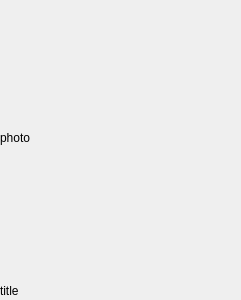
<?xml version="1.0" encoding="UTF-8"?>
<ui version="4.0">
 <class>mediaWidget</class>
 <widget class="QWidget" name="mediaWidget">
  <property name="geometry">
   <rect>
    <x>0</x>
    <y>0</y>
    <width>241</width>
    <height>300</height>
   </rect>
  </property>
  <property name="windowTitle">
   <string>Form</string>
  </property>
  <widget class="QWidget" name="verticalLayoutWidget">
   <property name="geometry">
    <rect>
     <x>0</x>
     <y>0</y>
     <width>241</width>
     <height>301</height>
    </rect>
   </property>
   <layout class="QVBoxLayout" name="verticalLayout">
    <item>
     <widget class="QLabel" name="photoLabel">
      <property name="text">
       <string>photo</string>
      </property>
     </widget>
    </item>
    <item>
     <widget class="QLabel" name="titleLabel">
      <property name="maximumSize">
       <size>
        <width>16777215</width>
        <height>20</height>
       </size>
      </property>
      <property name="text">
       <string>title</string>
      </property>
     </widget>
    </item>
   </layout>
  </widget>
 </widget>
 <resources/>
 <connections/>
</ui>
